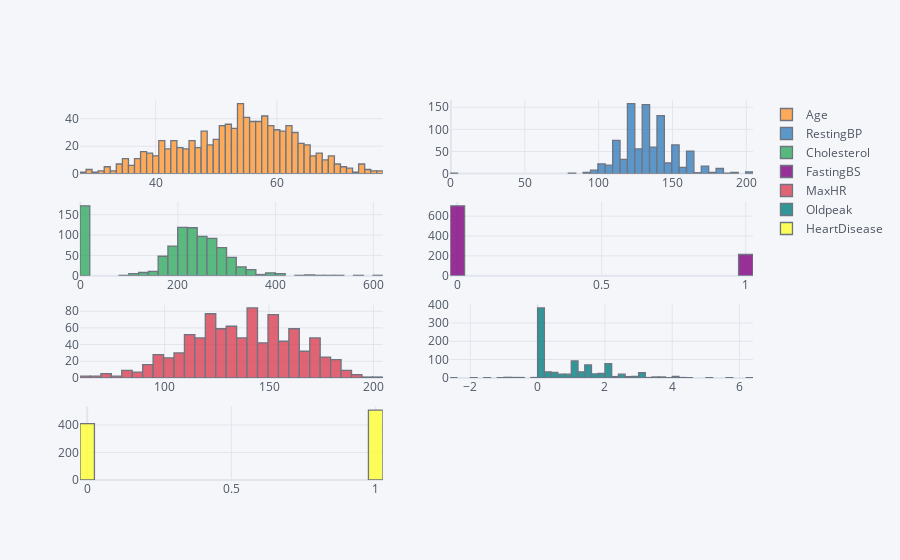

This figure's notebook cell:
### Code cell
df[numericalCols].iplot(kind='histogram',subplots=True,bins=50)

### Figure 1 — Plotly figure (JSON) as saved in the notebook; plotly's stock layout.template omitted (floating-point values rounded to 4 significant figures; data arrays with more than 128 entries replaced by an {"elided": "..."} marker saying what was removed)
{"data": [{"histfunc": "count", "histnorm": "", "marker": {"color": "rgba(255, 153, 51, 1.0)", "line": {"color": "#4D5663", "width": 1.3}}, "name": "Age", "nbinsx": 50, "opacity": 0.8, "orientation": "v", "type": "histogram", "x": {"elided": "918 int values"}, "xaxis": "x", "yaxis": "y"}, {"histfunc": "count", "histnorm": "", "marker": {"color": "rgba(55, 128, 191, 1.0)", "line": {"color": "#4D5663", "width": 1.3}}, "name": "RestingBP", "nbinsx": 50, "opacity": 0.8, "orientation": "v", "type": "histogram", "x": {"elided": "918 int values"}, "xaxis": "x2", "yaxis": "y2"}, {"histfunc": "count", "histnorm": "", "marker": {"color": "rgba(50, 171, 96, 1.0)", "line": {"color": "#4D5663", "width": 1.3}}, "name": "Cholesterol", "nbinsx": 50, "opacity": 0.8, "orientation": "v", "type": "histogram", "x": {"elided": "918 int values"}, "xaxis": "x3", "yaxis": "y3"}, {"histfunc": "count", "histnorm": "", "marker": {"color": "rgba(128, 0, 128, 1.0)", "line": {"color": "#4D5663", "width": 1.3}}, "name": "FastingBS", "nbinsx": 50, "opacity": 0.8, "orientation": "v", "type": "histogram", "x": {"elided": "918 int values"}, "xaxis": "x4", "yaxis": "y4"}, {"histfunc": "count", "histnorm": "", "marker": {"color": "rgba(219, 64, 82, 1.0)", "line": {"color": "#4D5663", "width": 1.3}}, "name": "MaxHR", "nbinsx": 50, "opacity": 0.8, "orientation": "v", "type": "histogram", "x": {"elided": "918 int values"}, "xaxis": "x5", "yaxis": "y5"}, {"histfunc": "count", "histnorm": "", "marker": {"color": "rgba(0, 128, 128, 1.0)", "line": {"color": "#4D5663", "width": 1.3}}, "name": "Oldpeak", "nbinsx": 50, "opacity": 0.8, "orientation": "v", "type": "histogram", "x": {"elided": "918 float values"}, "xaxis": "x6", "yaxis": "y6"}, {"histfunc": "count", "histnorm": "", "marker": {"color": "rgba(255, 255, 51, 1.0)", "line": {"color": "#4D5663", "width": 1.3}}, "name": "HeartDisease", "nbinsx": 50, "opacity": 0.8, "orientation": "v", "type": "histogram", "x": {"elided": "918 int values"}, "xaxis": "x7", "yaxis": "y7"}], "layout": {"barmode": "overlay", "legend": {"bgcolor": "#F5F6F9", "font": {"color": "#4D5663"}}, "paper_bgcolor": "#F5F6F9", "plot_bgcolor": "#F5F6F9", "title": {"font": {"color": "#4D5663"}}, "xaxis": {"anchor": "y", "domain": [0, 0.45], "gridcolor": "#E1E5ED", "showgrid": true, "tickfont": {"color": "#4D5663"}, "title": {"font": {"color": "#4D5663"}, "text": ""}, "zerolinecolor": "#E1E5ED"}, "xaxis2": {"anchor": "y2", "domain": [0.55, 1], "gridcolor": "#E1E5ED", "showgrid": true, "tickfont": {"color": "#4D5663"}, "title": {"font": {"color": "#4D5663"}, "text": ""}, "zerolinecolor": "#E1E5ED"}, "xaxis3": {"anchor": "y3", "domain": [0, 0.45], "gridcolor": "#E1E5ED", "showgrid": true, "tickfont": {"color": "#4D5663"}, "title": {"font": {"color": "#4D5663"}, "text": ""}, "zerolinecolor": "#E1E5ED"}, "xaxis4": {"anchor": "y4", "domain": [0.55, 1], "gridcolor": "#E1E5ED", "showgrid": true, "tickfont": {"color": "#4D5663"}, "title": {"font": {"color": "#4D5663"}, "text": ""}, "zerolinecolor": "#E1E5ED"}, "xaxis5": {"anchor": "y5", "domain": [0, 0.45], "gridcolor": "#E1E5ED", "showgrid": true, "tickfont": {"color": "#4D5663"}, "title": {"font": {"color": "#4D5663"}, "text": ""}, "zerolinecolor": "#E1E5ED"}, "xaxis6": {"anchor": "y6", "domain": [0.55, 1], "gridcolor": "#E1E5ED", "showgrid": true, "tickfont": {"color": "#4D5663"}, "title": {"font": {"color": "#4D5663"}, "text": ""}, "zerolinecolor": "#E1E5ED"}, "xaxis7": {"anchor": "y7", "domain": [0, 0.45], "gridcolor": "#E1E5ED", "showgrid": true, "tickfont": {"color": "#4D5663"}, "title": {"font": {"color": "#4D5663"}, "text": ""}, "zerolinecolor": "#E1E5ED"}, "yaxis": {"anchor": "x", "domain": [0.8063, 1], "gridcolor": "#E1E5ED", "showgrid": true, "tickfont": {"color": "#4D5663"}, "title": {"font": {"color": "#4D5663"}, "text": ""}, "zerolinecolor": "#E1E5ED"}, "yaxis2": {"anchor": "x2", "domain": [0.8063, 1], "gridcolor": "#E1E5ED", "showgrid": true, "tickfont": {"color": "#4D5663"}, "title": {"font": {"color": "#4D5663"}, "text": ""}, "zerolinecolor": "#E1E5ED"}, "yaxis3": {"anchor": "x3", "domain": [0.5375, 0.7312], "gridcolor": "#E1E5ED", "showgrid": true, "tickfont": {"color": "#4D5663"}, "title": {"font": {"color": "#4D5663"}, "text": ""}, "zerolinecolor": "#E1E5ED"}, "yaxis4": {"anchor": "x4", "domain": [0.5375, 0.7312], "gridcolor": "#E1E5ED", "showgrid": true, "tickfont": {"color": "#4D5663"}, "title": {"font": {"color": "#4D5663"}, "text": ""}, "zerolinecolor": "#E1E5ED"}, "yaxis5": {"anchor": "x5", "domain": [0.2687, 0.4625], "gridcolor": "#E1E5ED", "showgrid": true, "tickfont": {"color": "#4D5663"}, "title": {"font": {"color": "#4D5663"}, "text": ""}, "zerolinecolor": "#E1E5ED"}, "yaxis6": {"anchor": "x6", "domain": [0.2687, 0.4625], "gridcolor": "#E1E5ED", "showgrid": true, "tickfont": {"color": "#4D5663"}, "title": {"font": {"color": "#4D5663"}, "text": ""}, "zerolinecolor": "#E1E5ED"}, "yaxis7": {"anchor": "x7", "domain": [0, 0.1938], "gridcolor": "#E1E5ED", "showgrid": true, "tickfont": {"color": "#4D5663"}, "title": {"font": {"color": "#4D5663"}, "text": ""}, "zerolinecolor": "#E1E5ED"}}}
